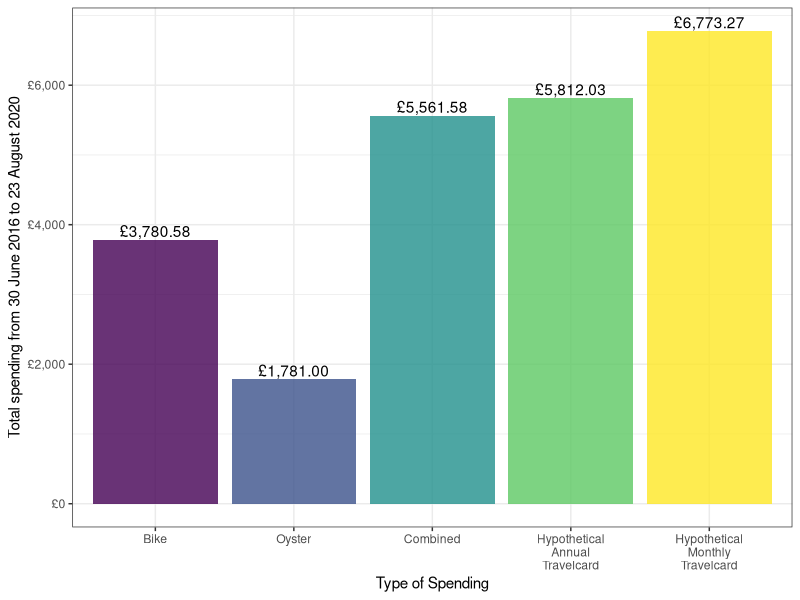
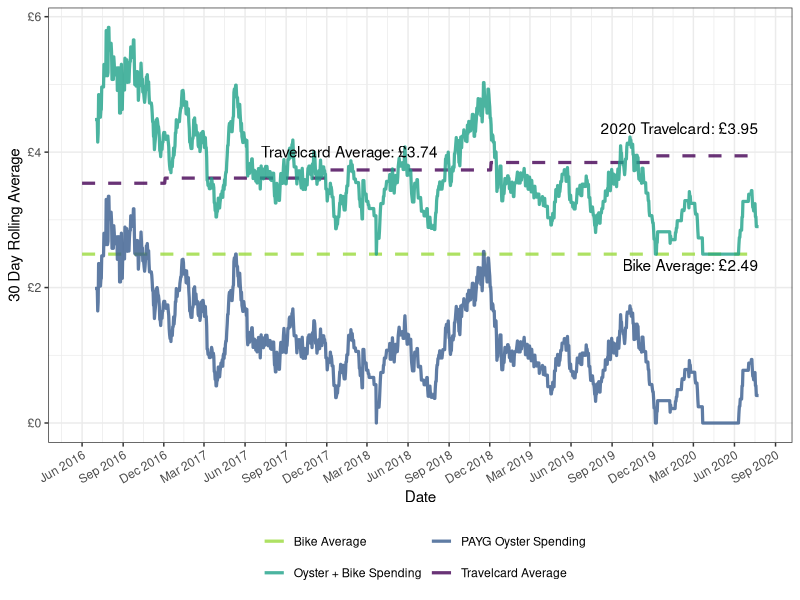
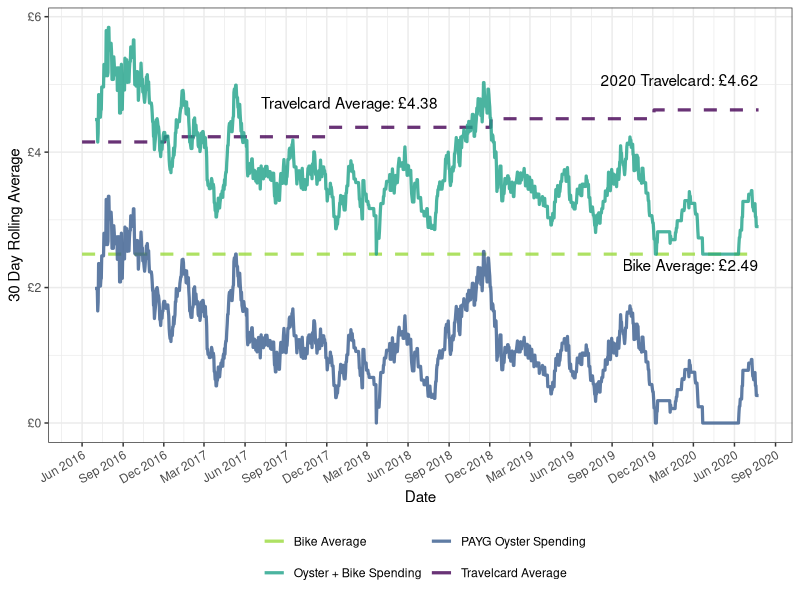
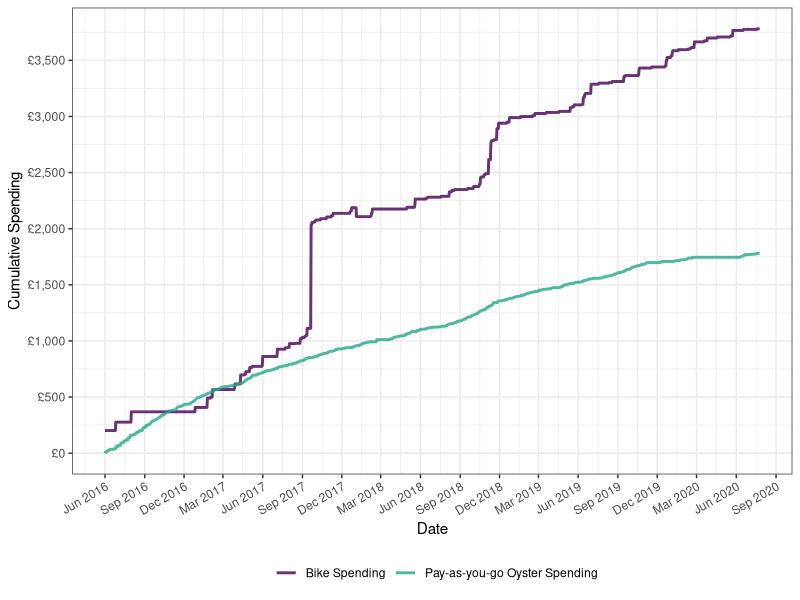
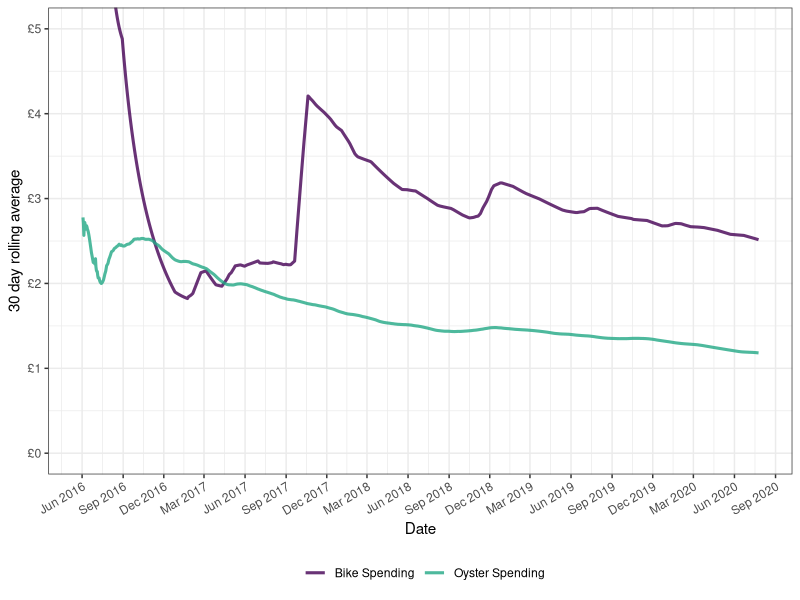
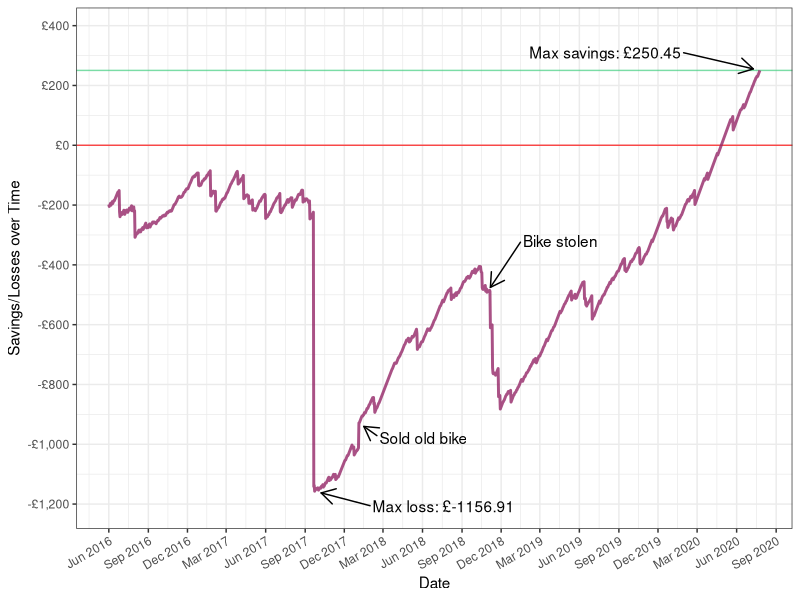
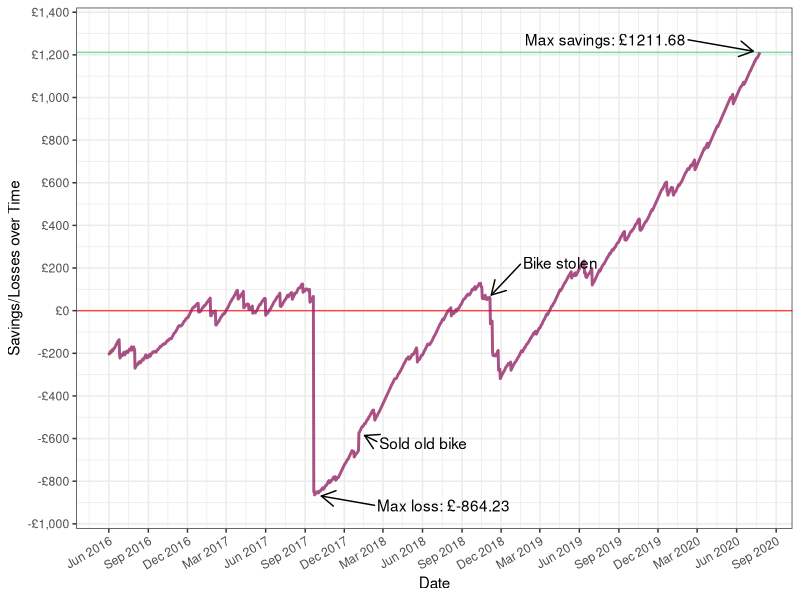

The R source for these figures, in order:
## ---- chunk 1
knitr::opts_chunk$set(
  collapse = TRUE,
  comment = "#>",
  message = FALSE,
  warning=FALSE,
  echo=FALSE, 
  fig.topcaption=TRUE
)
## ---- chunk 2
library(readr)
library(dplyr)
library(tidyr)

bike_data_full <- read_csv("cycling-data/cycling_oyster_data.csv",
                           col_types = cols(
                             date = col_date(format = "%Y-%m-%d"))
)

bike_data_full <- bike_data_full %>%
  mutate(
mon_oyster_per_day = case_when(
  date <= "2017-01-01" ~ 124.50/30,
  date <= "2018-01-01" ~ 126.80/30,
  date <= "2019-01-01" ~ 131.00/30,
  date <= "2020-01-01" ~ 134.80/30,
  date <= "2021-01-01" ~ 138.70/30
  ),
annual_oyster_per_day = case_when(
    date <= "2017-01-01" ~ 1296/366,
    date <= "2018-01-01" ~ 1320/365,
    date <= "2019-01-01" ~ 1364/365,
    date <= "2020-01-01" ~ 1404/365,
    date <= "2021-01-01" ~ 1444/366
  ),
insurance = case_when(
  date >= "2020-08-17" ~ 0,
  date >= "2018-12-17" & substr(date, 9, 11) == "17" ~ 112/12,
  date >= "2018-06-18" & substr(date, 9, 11) == "17" ~ 101.80/12,
  TRUE ~ 0),
bike = bike + insurance) %>%
  gather(key=travelcard_type, value = travelcard_day, 
         -date, -bike, -oyster, -fines, -insurance) %>%
  group_by(travelcard_type) %>%
  mutate(gain_loss = cumsum(travelcard_day) - 
           (cumsum(bike) + cumsum(oyster)) + cumsum(fines)) %>%
  ungroup()
## ---- chunk 3
library(zoo)
library(broom)

t_sum <- bike_data_full %>%
  group_by(travelcard_type) %>%
  summarise(Bike = sum(bike),
            Oyster = sum(oyster),
            `Hypothetical Travelcard` = sum(travelcard_day, fines)) %>%
  mutate(Combined = Bike + Oyster) %>% 
  gather(key = "key", value = "value", -travelcard_type) %>% 
  distinct(key, value, .keep_all = TRUE) %>%
  mutate(
    key = if_else(travelcard_type=="mon_oyster_per_day", 
                  "Hypothetical Monthly Travelcard", key),
    key = recode(key,
                 "Hypothetical Travelcard" = "Hypothetical Annual Travelcard"),
    key = factor(key, levels=c("Bike", "Oyster", "Combined", 
                               "Hypothetical Annual Travelcard",
                               "Hypothetical Monthly Travelcard")))
## ---- chunk 4
library(ggplot2)
library(ggrepel)
theme_set(theme_bw())

p1 <- ggplot(t_sum, aes(x = key, y = value, fill = key, label = value)) +
  geom_bar(stat = "identity", position = position_dodge(width = 0.5), 
           alpha = 0.8) +
  geom_text(aes(y = value + 0.1, 
                label = paste0("£", format(round(value, 2),
                                           big.mark = ",", nsmall = 2))),
            position = position_dodge(0.9),
            vjust = -0.25) +
  scale_y_continuous(
    labels = scales::dollar_format(prefix = "£"),
    name = "Total spending from 30 June 2016 to 23 August 2020") +
  scale_x_discrete(name = "Type of Spending",
                   labels = scales::wrap_format(10)) +
  scale_fill_viridis_d(option = "D") + 
  theme(legend.position = "")

p1
## ---- chunk 5
bike_average <- mean(bike_data_full$bike)

bike_data_full <- bike_data_full %>% 
  mutate(bike_avg = mean(bike))

bd_annual <- bike_data_full %>%
  filter(travelcard_type == "annual_oyster_per_day")

bd_mon <- bike_data_full %>%
  filter(travelcard_type == "mon_oyster_per_day")
    
label_df2 <- tibble(
      label = c(paste0("Bike Average: £",
                       format(round(bike_average, 2), nsmall = 2)),
                paste0("Travelcard Average: £", format(
                  round(mean(bd_mon$travelcard_day), 2),
                  nsmall = 2)),
                paste0("Travelcard Average: £", format(
                  round(mean(bd_annual$travelcard_day), 2),
                  nsmall = 2)),
                paste0("2020 Travelcard: £", format(
                  round(max(bd_mon$travelcard_day), 2),
                  nsmall = 2)),
                paste0("2020 Travelcard: £", format(
                  round(max(bd_annual$travelcard_day), 2),
                  nsmall = 2))
                ),
      travelcard = c(NA, "mon", "annual", "mon", "annual"),
      date = c(max(bike_data_full$date), rep(mean(bike_data_full$date), 2),
               rep(max(bike_data_full$date), 2)),
      value = c(bike_average, 
                mean(bd_mon$travelcard_day),
                mean(bd_annual$travelcard_day),
                max(bd_mon$travelcard_day),
                max(bd_annual$travelcard_day)),
      hjust = c(rep(1, 5)),
      vjust = c(1.4, rep(-0.5, 4))
    )
    
bike_data2 <- bike_data_full %>% 
  group_by(travelcard_type) %>%
      mutate(
        oyster = as.numeric(
          rollmean(zoo(oyster, date), 30, fill = list(NA, NULL, NA),
                   align = "right")
          ),
        bike_oyster = bike_avg + oyster) %>%
      pivot_longer(cols = c("travelcard_day", "bike_avg"),
                   names_to = "line_label", values_to = "line_value") %>% 
      pivot_longer(cols = c("oyster", "bike_oyster"),
                   names_to = "smooth_label", values_to = "smooth_value") %>%
      mutate(smooth_label = recode(smooth_label,
                                  "oyster" = "PAYG Oyster Spending",
                                  "bike_oyster" = "Oyster + Bike Spending"),
             line_label = recode(line_label,
                                 "bike_avg" = "Bike Average",
                                 "travelcard_day" = "Travelcard Average"))

## ---- chunk 6

p2_annual <- ggplot(bike_data2 %>%
                      filter(travelcard_type == "annual_oyster_per_day"),
                    aes(x = date)) +
  geom_line(aes(y = line_value, col = line_label, linetype = line_label), 
            size = 1.1) + 
  geom_line(aes(y = smooth_value, col = smooth_label, linetype = smooth_label),
            size = 1.1) + 
  scale_colour_viridis_d("", direction = -1, end = 0.85, alpha = 0.8) + 
  scale_x_date(name = "Date", 
               breaks = seq(as.Date("2016-06-30"), 
                            as.Date(max(bike_data2$date)) + 60,
                            by = "3 months"),
               date_labels = "%b %Y") +
  scale_y_continuous(name = "30 Day Rolling Average",
                     labels = scales::dollar_format(prefix = "£")) +
  guides(col = guide_legend(nrow = 2, bycol = TRUE)) +
  geom_text(aes(x = date, y = value, label = label),
            data = label_df2 %>% filter(travelcard != "mon"| is.na(travelcard)),
            hjust = c(1, 0.9, 1), vjust = c(1.4, -1, -1.8))  +
  scale_linetype_manual(values = c("dashed", "solid", "solid", "dashed"), 
                        guide = FALSE) +
  theme(legend.position = "bottom",
        axis.text.x = element_text(angle = 30, hjust = 1)
        )

p2_annual
## ---- chunk 7

p2_mon <- ggplot(bike_data2 %>%
                      filter(travelcard_type == "mon_oyster_per_day"),
                    aes(x = date)) +
  geom_line(aes(y = line_value, col = line_label, linetype = line_label), 
            size = 1.1) + 
  geom_line(aes(y = smooth_value, col = smooth_label, linetype = smooth_label),
            size = 1.1) + 
  scale_colour_viridis_d("", direction = -1, end = 0.85, alpha = 0.8) + 
  scale_x_date(name = "Date", 
               breaks = seq(as.Date("2016-06-30"), 
                            as.Date("2020-08-23") + 60,
                            by = "3 months"),
               date_labels = "%b %Y") +
  scale_y_continuous(name = "30 Day Rolling Average",
                     labels = scales::dollar_format(prefix = "£")) +
  guides(col = guide_legend(nrow = 2, bycol = TRUE)) +
  geom_text(aes(x = date, y = value, label = label),
            data = label_df2 %>%
              filter(travelcard != "annual"| is.na(travelcard)),
            hjust = c(1, 0.9, 1), vjust = c(1.4, -1.5, -2))  +
  scale_linetype_manual(values = c("dashed", "solid", "solid", "dashed"), 
                        guide = FALSE) +
  theme(legend.position = "bottom",
        axis.text.x = element_text(angle = 30, hjust = 1)
        )

p2_mon
## ---- chunk 8
    
bike_melt <- bike_data_full %>%
  select(date:bike) %>%
  gather(spend_type, value, -date) %>%
  distinct() %>%
  group_by(spend_type) %>%
  arrange(date) %>%
  mutate(spending = cumsum(value))
    
p3 <- ggplot(bike_melt) +
  geom_line(aes(x = date, y = spending, col = spend_type), 
            size = 1, alpha = 0.8) +
  scale_y_continuous(name = "Cumulative Spending",
                     breaks = seq(0, 5000, by = 500), 
                     labels = scales::dollar_format(prefix = "£")) +
  scale_x_date(name = "Date",
               breaks = seq(as.Date("2016-06-30"), as.Date("2020-08-23") + 60,
                            by="3 months"),
               date_labels = "%b %Y") +
  scale_color_viridis_d(end = 0.6, 
                        labels = c("Bike Spending",
                                   "Pay-as-you-go Oyster Spending"),
                        name = "") +
  theme(legend.position = "bottom",
        axis.text.x = element_text(angle = 30, hjust = 1)
      )
    
p3
    
## ---- chunk 9
    
    bike_data <- bike_data_full %>%
      select(date:bike) %>%
      distinct() 

    bike_roll <- bike_data %>% 
      mutate(
        bike = cumsum(bike)/as.numeric(date - as.Date("2016-06-29")),
        oyster = cumsum(oyster)/as.numeric(date - as.Date("2016-06-29")),
        oyster = as.numeric(
          rollapply(data = zoo(oyster, date), width = 30, FUN = mean,
                   fill = list(NA, NULL, NA), align = "right", partial = 3)
        ),
        bike = as.numeric(
          rollapply(data = zoo(bike, date), width = 30, FUN = mean,
                    fill = list(NA, NULL, NA), align = "right", partial = 3)
        )) %>% 
      pivot_longer(cols = c(bike, oyster), 
                   values_to = "spending", names_to = "type")

p4 <- ggplot(bike_roll) +
  geom_line(aes(x = date, y = spending, group = type, col = type),
                size = 1.05) +
  coord_cartesian(ylim=c(0, 5)) + 
  scale_y_continuous(name = "30 day rolling average",
                     labels = scales::dollar_format(prefix = "£")) +
  scale_x_date(name = "Date",
               breaks = seq(as.Date("2016-06-30"), as.Date("2020-08-23") + 60,
                            by="3 months"),
               date_labels = "%b %Y") +
  scale_color_viridis_d(end = 0.6, alpha = 0.8, 
                        labels = c("Bike Spending", "Oyster Spending")) +
  theme(legend.position = "bottom",
        axis.text.x = element_text(angle = 30, hjust = 1)) + 
  labs(col = "") 
    
p4
    
## ---- chunk 10
label_df5 <- tibble(
  label = c(paste0("Max savings: £", sprintf("%.2f", max(bd_annual$gain_loss))),
            paste0("Max loss: £", sprintf("%.2f", min(bd_annual$gain_loss))),
            "Sold old bike", "Bike stolen",
            paste0("Max savings: £", sprintf("%.2f", max(bd_mon$gain_loss))),
            paste0("Max loss: £", sprintf("%.2f", min(bd_mon$gain_loss))),
            "Sold old bike", "Bike stolen"),
  date = c(bd_annual$date[bd_annual$gain_loss == max(bd_annual$gain_loss)],
           bd_annual$date[bd_annual$gain_loss == min(bd_annual$gain_loss)],
           as.Date("2018-02-02"), as.Date("2018-11-28"),
           bd_mon$date[bd_mon$gain_loss == max(bd_mon$gain_loss)],
           bd_mon$date[bd_mon$gain_loss == min(bd_mon$gain_loss)],
           as.Date("2018-02-02"), as.Date("2018-11-28")),
  value = c(max(bd_annual$gain_loss), min(bd_annual$gain_loss),
            bd_annual$gain_loss[bd_annual$date == as.Date("2018-02-02")],
            bd_annual$gain_loss[bd_annual$date == as.Date("2018-11-28")],
            max(bd_mon$gain_loss), min(bd_mon$gain_loss),
            bd_mon$gain_loss[bd_mon$date == as.Date("2018-02-02")],
            bd_mon$gain_loss[bd_mon$date == as.Date("2018-11-28")]
            ),
  type = c(rep("annual", 4), rep("mon", 4))
)

## ---- chunk 11
    
p5_annual <- ggplot(bike_data_full %>%
                      filter(travelcard_type == "annual_oyster_per_day")) +
  geom_hline(yintercept = 0, colour = "red", size = 0.5, alpha = 0.7) +
  geom_hline(yintercept = max(bd_annual$gain_loss), colour = "seagreen3",
             size = 0.5, alpha = 0.7) +
  geom_line(aes(x = date, y = gain_loss), size = 1, 
            colour = "#932667", alpha = 0.8) + 
  geom_text_repel(aes(x = date, y = value, label = label),
                  data = label_df5 %>% filter(type=="annual"),
                  nudge_y = c(60, -50, -50, 170), 
                  nudge_x = c(-360, 300, 150, 170),
                  force = 10, direction = "both", 
                  arrow = arrow(length = unit(0.03, "npc")),
                  point.padding = 0.5)  +
  scale_y_continuous(name = "Savings/Losses over Time",
                     labels = scales::dollar_format(prefix = "£"),
                     breaks = seq(-1200, 1500, by = 200),
                     expand = expansion(mult = c(0.05, 0), add = c(0, 150))) +
  scale_x_date(name = "Date",
               breaks = seq(as.Date("2016-06-30"), as.Date("2020-08-23") + 60,
                            by="3 months"),
               date_labels = "%b %Y") +
  scale_color_manual(values = c("#932667"), labels = c("Bike Spending")) +
  theme(legend.position = "bottom", 
        axis.text.x = element_text(angle = 30, hjust = 1))
    
p5_annual
## ---- chunk 12
    
p5_mon <- ggplot(bike_data_full %>%
                      filter(travelcard_type == "mon_oyster_per_day")) +
  geom_hline(yintercept = 0, colour = "red", size = 0.5, alpha = 0.7) +
  geom_hline(yintercept = max(bd_mon$gain_loss), colour = "seagreen3",
             size = 0.5, alpha = 0.7) +
  geom_line(aes(x = date, y = gain_loss), size = 1, 
            colour = "#932667", alpha = 0.8) + 
  geom_text_repel(aes(x = date, y = value, label = label),
                  data = label_df5 %>% filter(type=="mon"),
                  nudge_y = c(60, -50, -50, 170),
                  nudge_x = c(-360, 300, 150, 170),
                  force = 10, direction = "both", 
                  arrow = arrow(length = unit(0.03, "npc")),
                  point.padding = 0.5)  +
  scale_y_continuous(name = "Savings/Losses over Time",
                     labels = scales::dollar_format(prefix = "£"),
                     breaks = seq(-1200, 1500, by = 200),
                     expand = expansion(mult = c(0.05, 0), add = c(0, 150))) +
  scale_x_date(name = "Date",
               breaks = seq(as.Date("2016-06-30"), as.Date("2020-08-23") + 60,
                            by="3 months"),
               date_labels = "%b %Y") +
  scale_color_manual(values = c("#932667"), labels = c("Bike Spending")) +
  theme(legend.position = "bottom", 
        axis.text.x = element_text(angle = 30, hjust = 1))
    
p5_mon
